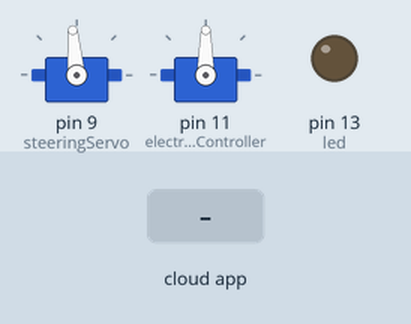
The sketch below on a simulated Arduino Uno, built with avr-gcc and run on an emulated ATmega328P. Shown: 2 × servo, output pins drawn as LEDs (lit = HIGH). The inputs (shaded band) are chosen by the test bench. The ROS host is connected and sends only what is stated.

Above: at 2.2 s.
2.3 s: the phone or cloud app sets linear.x to -100
At 3.0 s:
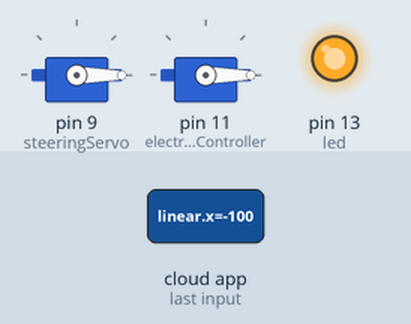
3.8 s: the phone or cloud app sets angular.z to -100
At 4.3 s:
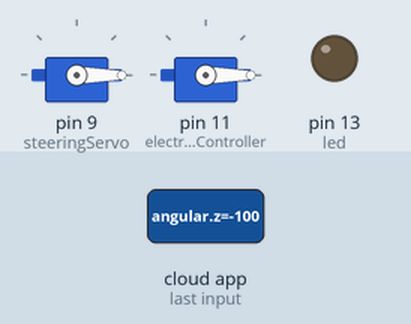
5.3 s: the phone or cloud app sets angular.z to 0
At 6.5 s:
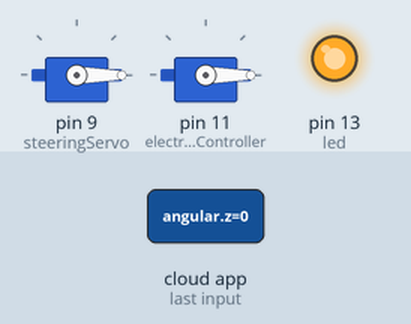
6.8 s: the phone or cloud app sets linear.x to 0
At 7.8 s:
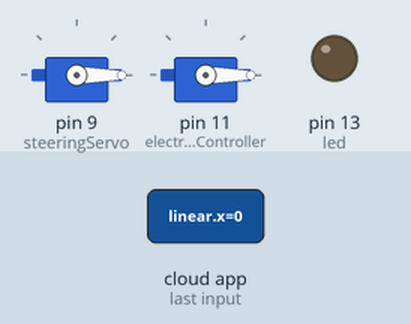
Timing chart, 0 to 9.3 s (numbered marks = the images above; inputs shaded):
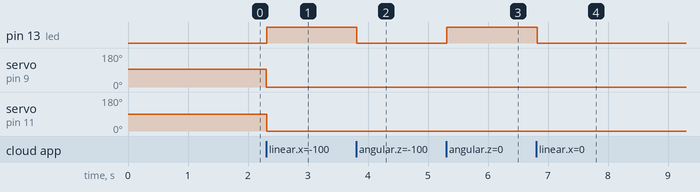

The sketch:

jetsoncar.ino
```cpp
// (licence header left out)
#if defined(ARDUINO) && ARDUINO >= 100
  #include "Arduino.h"
#else
  #include <WProgram.h>
#endif

#include <Servo.h>
#define USB_USBCON
#include <ros.h>
#include <std_msgs/UInt16.h>
#include <std_msgs/String.h>
#include <std_msgs/Int32.h>
#include <std_msgs/Empty.h>
#include <geometry_msgs/Twist.h>

ros::NodeHandle  nodeHandle;
// These are general bounds for the steering servo and the
// TRAXXAS Electronic Speed Controller (ESC)
const int minSteering = 30 ;
const int maxSteering = 150 ;
const int minThrottle = 0 ;
const int maxThrottle = 150 ;

Servo steeringServo;
Servo electronicSpeedController ;  // The ESC on the TRAXXAS works like a Servo

std_msgs::Int32 str_msg;
ros::Publisher chatter("chatter", &str_msg);

// Arduino 'map' funtion for floating point
double fmap (double toMap, double in_min, double in_max, double out_min, double out_max) {
  return (toMap - in_min) * (out_max - out_min) / (in_max - in_min) + out_min;
}

void driveCallback ( const geometry_msgs::Twist&  data )
{

//  int steeringAngle = fmap(twistMsg.angular.z, -1.0, 1.0, minSteering, maxSteering) ;
//  // The following could be useful for debugging
//  // str_msg.data= steeringAngle ;
chatter.publish(&str_msg);
//  // Check to make sure steeringAngle is within car range
//  if (steeringAngle < minSteering) {
//    steeringAngle = minSteering;
//  }
//  if (steeringAngle > maxSteering) {
//    steeringAngle = maxSteering ;
//  }
  steeringServo.write(data.angular.z) ;
  delay(10);
  str_msg.data = data.linear.x;
  if(data.linear.x<85 || data.linear.x>95)
  electronicSpeedController.write(data.linear.x);
  else if(data.linear.x == 90)
  electronicSpeedController.write(data.linear.x);
  digitalWrite(13, HIGH-digitalRead(13));  //toggle led
  chatter.publish(&str_msg);

}

ros::Subscriber<geometry_msgs::Twist> driveSubscriber("/cmd_vel1", &driveCallback) ;

void setup(){
  pinMode(13, OUTPUT);
  Serial.begin(57600) ;
  nodeHandle.initNode();
  // This can be useful for debugging purposes
  nodeHandle.advertise(chatter);
  // Subscribe to the steering and throttle messages
  nodeHandle.subscribe(driveSubscriber) ;
  // Attach the servos to actual pins
  steeringServo.attach(9); // Steering servo is attached to pin 9
  electronicSpeedController.attach(11); // ESC is on pin 11
  // Initialize Steering and ESC setting
  // Steering centered is 90, throttle at neutral is 90
  steeringServo.write(95) ;
  electronicSpeedController.write(90) ;
  delay(1000) ;

}

void loop(){
  nodeHandle.spinOnce();
  delay(10);
}
```

Measured:
- after the input at 2.3 s, pin 13 (led): LOW → HIGH at once; servo on pin 9 (steeringServo): 95° → 0° at once; servo on pin 11 (electronicSpeedController): 90° → 0° at once
- after the input at 3.8 s, pin 13 (led): HIGH → LOW at once
- after the input at 5.3 s, pin 13 (led): LOW → HIGH at once
- after the input at 6.8 s, pin 13 (led): HIGH → LOW at once
